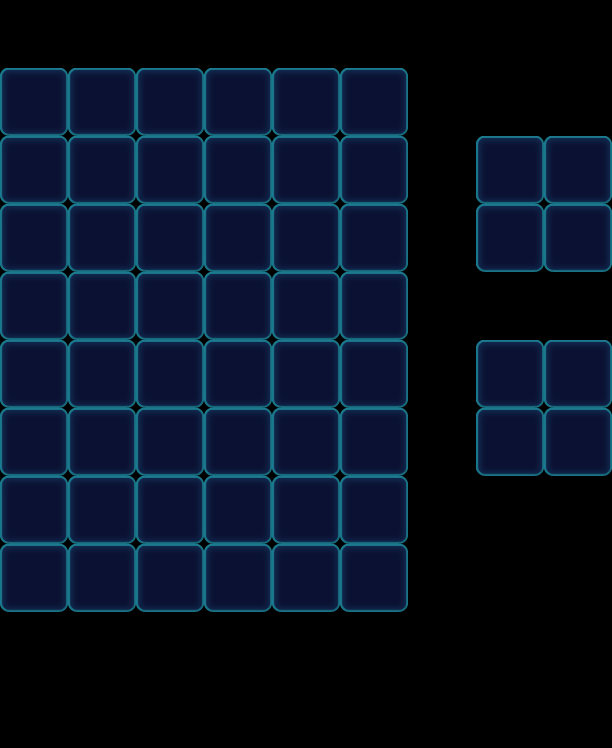

A level layout from a 2D game, rendered from its tile map. Below: a short description, then the map file with tile-grid data replaced by summaries:
An orthogonal 9x11 tile map with 68x68 px tiles, 1 tile layer (Valid), 2 tilesets and 38 objects (24x Ice, 8x Boss, 6x Factory_Normal).

<map version="1.0" orientation="orthogonal" width="9" height="11" tilewidth="68" tileheight="68">
 <tileset firstgid="1" name="game_grid1" tilewidth="68" tileheight="68">
  <image source="game_grid1.png" width="68" height="68" />
 </tileset>
 <tileset firstgid="2" name="map" tilewidth="68" tileheight="68">
  <image source="map.png" width="1024" height="1024" />
 </tileset>
 <layer name="Valid" width="9" height="11">
  <data>[99 cells, 56 non-empty, 1 distinct tile ids]</data>
 </layer>
 <objectgroup name="BottomObj" width="9" height="11" />
 <objectgroup name="MiddleObj" width="9" height="11" />
 <objectgroup color="#000000" name="TopObj" width="9" height="11">
  <object name="10" type="Boss" x="476" y="340" width="68" height="68">
   <properties>
    <property name="BossName" value="ColorRight" />
    <property name="BossType" value="ColorBoss" />
    <property name="BossTypeConfig" value="Blue,Green,Yellow,Pink,Purple,Orange" />
   </properties>
  </object>
  <object name="10" type="Boss" x="476" y="136" width="68" height="68">
   <properties>
    <property name="BossName" value="ColorLeft" />
    <property name="BossType" value="ColorBoss" />
    <property name="BossTypeConfig" value="Blue,Green,Yellow,Pink,Purple,Orange" />
   </properties>
  </object>
  <object name="10" type="Ice" x="0" y="476" width="68" height="68">
   <properties>
    <property name="Layers" value="3" />
   </properties>
  </object>
  <object name="10" type="Ice" x="68" y="476" width="68" height="68">
   <properties>
    <property name="Layers" value="3" />
   </properties>
  </object>
  <object name="10" type="Ice" x="136" y="476" width="68" height="68">
   <properties>
    <property name="Layers" value="3" />
   </properties>
  </object>
  <object name="10" type="Ice" x="204" y="476" width="68" height="68">
   <properties>
    <property name="Layers" value="3" />
   </properties>
  </object>
  <object name="10" type="Ice" x="272" y="476" width="68" height="68">
   <properties>
    <property name="Layers" value="3" />
   </properties>
  </object>
  <object name="10" type="Ice" x="340" y="476" width="68" height="68">
   <properties>
    <property name="Layers" value="3" />
   </properties>
  </object>
  <object name="10" type="Factory_Normal" x="0" y="0" width="68" height="68">
   <properties>
    <property name="FactoryColorsConfig" value="Blue,Green,Yellow,Pink,Purple,Orange" />
   </properties>
  </object>
  <object name="10" type="Ice" x="68" y="544" width="68" height="68">
   <properties>
    <property name="Layers" value="3" />
   </properties>
  </object>
  <object name="10" type="Ice" x="136" y="544" width="68" height="68">
   <properties>
    <property name="Layers" value="3" />
   </properties>
  </object>
  <object name="10" type="Ice" x="204" y="544" width="68" height="68">
   <properties>
    <property name="Layers" value="3" />
   </properties>
  </object>
  <object name="10" type="Ice" x="272" y="544" width="68" height="68">
   <properties>
    <property name="Layers" value="3" />
   </properties>
  </object>
  <object name="10" type="Ice" x="340" y="544" width="68" height="68">
   <properties>
    <property name="Layers" value="3" />
   </properties>
  </object>
  <object name="10" type="Ice" x="0" y="544" width="68" height="68">
   <properties>
    <property name="Layers" value="3" />
   </properties>
  </object>
  <object name="10" type="Boss" x="544" y="136" width="68" height="68">
   <properties>
    <property name="BossName" value="ColorLeft" />
    <property name="BossType" value="ColorBoss" />
    <property name="BossTypeConfig" value="Blue,Green,Yellow,Pink,Purple,Orange" />
   </properties>
  </object>
  <object name="10" type="Boss" x="476" y="204" width="68" height="68">
   <properties>
    <property name="BossName" value="ColorLeft" />
    <property name="BossType" value="ColorBoss" />
    <property name="BossTypeConfig" value="Blue,Green,Yellow,Pink,Purple,Orange" />
   </properties>
  </object>
  <object name="10" type="Boss" x="544" y="204" width="68" height="68">
   <properties>
    <property name="BossName" value="ColorLeft" />
    <property name="BossType" value="ColorBoss" />
    <property name="BossTypeConfig" value="Blue,Green,Yellow,Pink,Purple,Orange" />
   </properties>
  </object>
  <object name="10" type="Boss" x="544" y="340" width="68" height="68">
   <properties>
    <property name="BossName" value="ColorRight" />
    <property name="BossType" value="ColorBoss" />
    <property name="BossTypeConfig" value="Blue,Green,Yellow,Pink,Purple,Orange" />
   </properties>
  </object>
  <object name="10" type="Boss" x="476" y="408" width="68" height="68">
   <properties>
    <property name="BossName" value="ColorRight" />
    <property name="BossType" value="ColorBoss" />
    <property name="BossTypeConfig" value="Blue,Green,Yellow,Pink,Purple,Orange" />
   </properties>
  </object>
  <object name="10" type="Boss" x="544" y="408" width="68" height="68">
   <properties>
    <property name="BossName" value="ColorRight" />
    <property name="BossType" value="ColorBoss" />
    <property name="BossTypeConfig" value="Blue,Green,Yellow,Pink,Purple,Orange" />
   </properties>
  </object>
  <object name="10" type="Factory_Normal" x="68" y="0" width="68" height="68">
   <properties>
    <property name="FactoryColorsConfig" value="Blue,Green,Yellow,Pink,Purple,Orange" />
   </properties>
  </object>
  <object name="10" type="Factory_Normal" x="136" y="0" width="68" height="68">
   <properties>
    <property name="FactoryColorsConfig" value="Blue,Green,Yellow,Pink,Purple,Orange" />
   </properties>
  </object>
  <object name="10" type="Factory_Normal" x="204" y="0" width="68" height="68">
   <properties>
    <property name="FactoryColorsConfig" value="Blue,Green,Yellow,Pink,Purple,Orange" />
   </properties>
  </object>
  <object name="10" type="Factory_Normal" x="272" y="0" width="68" height="68">
   <properties>
    <property name="FactoryColorsConfig" value="Blue,Green,Yellow,Pink,Purple,Orange" />
   </properties>
  </object>
  <object name="10" type="Factory_Normal" x="340" y="0" width="68" height="68">
   <properties>
    <property name="FactoryColorsConfig" value="Blue,Green,Yellow,Pink,Purple,Orange" />
   </properties>
  </object>
  <object name="10" type="Ice" x="340" y="408" width="68" height="68">
   <properties>
    <property name="Layers" value="3" />
   </properties>
  </object>
  <object name="10" type="Ice" x="0" y="408" width="68" height="68">
   <properties>
    <property name="Layers" value="3" />
   </properties>
  </object>
  <object name="10" type="Ice" x="68" y="408" width="68" height="68">
   <properties>
    <property name="Layers" value="3" />
   </properties>
  </object>
  <object name="10" type="Ice" x="136" y="408" width="68" height="68">
   <properties>
    <property name="Layers" value="3" />
   </properties>
  </object>
  <object name="10" type="Ice" x="204" y="408" width="68" height="68">
   <properties>
    <property name="Layers" value="3" />
   </properties>
  </object>
  <object name="10" type="Ice" x="272" y="408" width="68" height="68">
   <properties>
    <property name="Layers" value="3" />
   </properties>
  </object>
  <object name="10" type="Ice" x="0" y="340" width="68" height="68">
   <properties>
    <property name="Layers" value="3" />
   </properties>
  </object>
  <object name="10" type="Ice" x="136" y="340" width="68" height="68">
   <properties>
    <property name="Layers" value="3" />
   </properties>
  </object>
  <object name="10" type="Ice" x="68" y="340" width="68" height="68">
   <properties>
    <property name="Layers" value="3" />
   </properties>
  </object>
  <object name="10" type="Ice" x="204" y="340" width="68" height="68">
   <properties>
    <property name="Layers" value="3" />
   </properties>
  </object>
  </objectgroup>
</map>
<!-- 2 of 38 objects omitted -->
